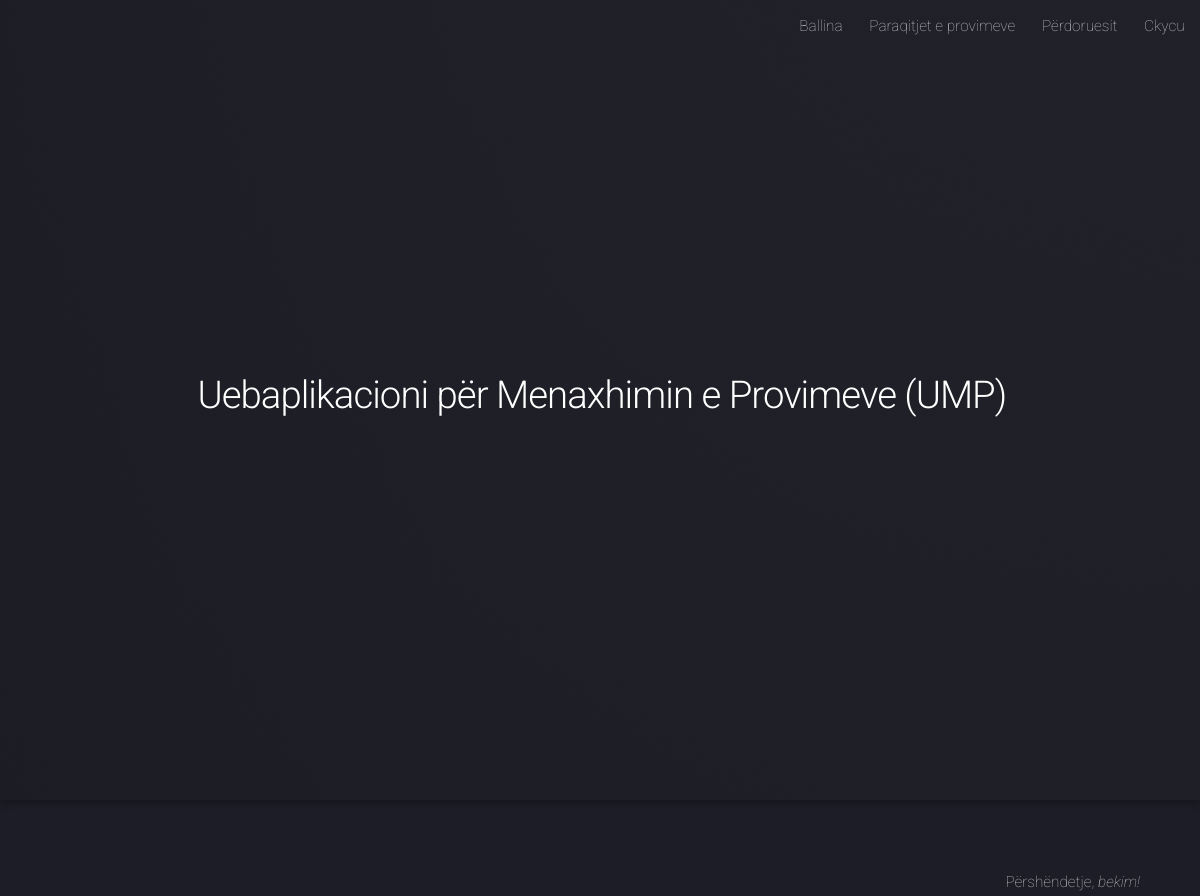
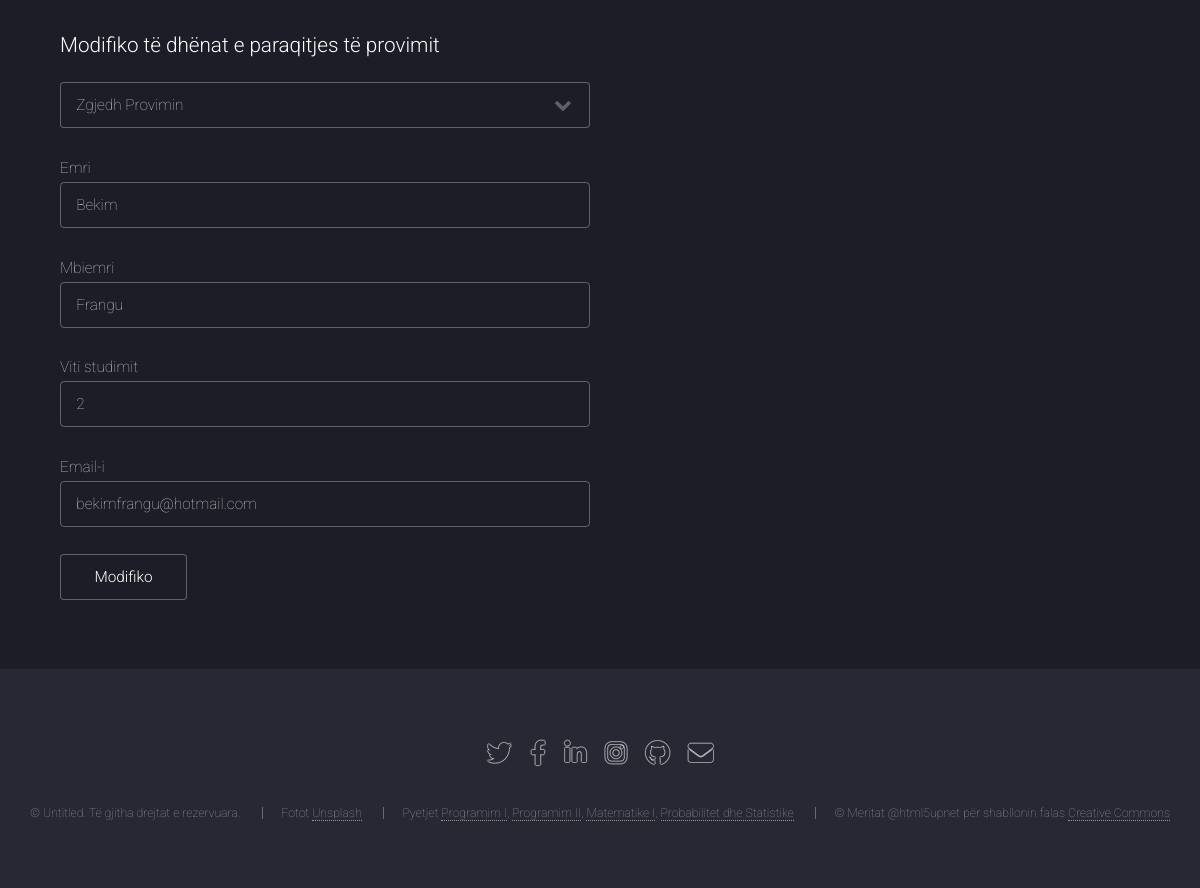
The app's page /ModuliAdministratorit/modifiko_paraqitjetProvimeve.php?ID_Paraqitja=5 (signed in) with its own data (2 pictures, top to bottom).
### tables this page shows
CREATE TABLE `ump_informacionet` (
  `ID_Info` int(11) NOT NULL,
  `Shenimi` varchar(100) NOT NULL,
  `Shpjegimi` varchar(10000) NOT NULL,
  `Pjesa_Faqes` varchar(50) NOT NULL
);

CREATE TABLE `ump_perdoruesit` (
  `ID_Perdoruesi` int(11) NOT NULL,
  `Emri_Perdoruesi` varchar(30) NOT NULL,
  `Fjalekalimi_Perdoruesi` varchar(30) NOT NULL,
  `Adresa_Perdoruesi` varchar(50) NOT NULL,
  `Email_Perdoruesi` varchar(50) NOT NULL
);

CREATE TABLE `ump_paraqitjet_provimeve` (
  `ID_Paraqitja` int(11) NOT NULL,
  `Emri_Paraqitesi` varchar(50) NOT NULL,
  `Mbiemri_Paraqitesi` varchar(50) NOT NULL,
  `Viti_Studimit_Paraqitesi` int(10) NOT NULL,
  `Email_Paraqitesi` varchar(50) NOT NULL,
  `ID_Prov` int(11) NOT NULL
);

### ModuliAdministratorit/kontrollo.php (called while the page is built, shortened)
<?php
include('konfiguro.php');
$kontrollo_perdorues=$_SESSION['Emri_Perdoruesi'];
$starto_deklarate = mysqli_query($lidhu,"SELECT Emri_Perdoruesi FROM ump_perdoruesit WHERE Emri_Perdoruesi='$kontrollo_perdorues' ");
$rreshti=mysqli_fetch_array($starto_deklarate,MYSQLI_ASSOC);
$kycu_perdorues=$rreshti['Emri_Perdoruesi'];
?>

### ModuliAdministratorit/modifiko_paraqitjetProvimeve.php (the view, shortened to what this page needs)
<?php
include("kontrollo.php");
?>
<?php
include_once("konfiguro.php");
?>
<?php
$ID_Paraqitja = $_GET['ID_Paraqitja'];
$rezultati = mysqli_query($lidhu,"SELECT * FROM ump_paraqitjet_provimeve WHERE ID_Paraqitja=$ID_Paraqitja");
while($rezultat = mysqli_fetch_array($rezultati))
{
	$Emri_Paraqitesi = $rezultat['Emri_Paraqitesi'];
	$Mbiemri_Paraqitesi=$rezultat['Mbiemri_Paraqitesi'];
	$Viti_Studimit_Paraqitesi = $rezultat['Viti_Studimit_Paraqitesi'];
	$Email_Paraqitesi = $rezultat['Email_Paraqitesi'];
}
?>
<!DOCTYPE HTML>
<html>
	<head>
		<link rel="stylesheet" href="assets/css/main.css" />
	</head>
	<body class="is-preload landing">
		<div id="page-wrapper">
				<header id="header">
					<?php include_once("meny.php"); ?>
			</header>
		<?php include_once("fillimi_faqes.php"); ?>
		<div id="main" class="wrapper style1">
			<div class="container">
						<section>
							<p style="text-align:right;">Përshëndetje, <em><?php  echo $kycu_perdorues;?>!</em></p>
						</section>
					<section>
							<form  name="form1" method="post" action="modifiko_paraqitjetProvimeve.php">
								<h3>Modifiko të dhënat e paraqitjes të provimit</h3>
									<div class="row gtr-uniform gtr-50">
									<div class="col-6 col-52-xsmall">
									<select name="ID_Prov">
												<option selected="selected">Zgjedh Provimin</option>
										</select>
								<br>
									Emri
									<input type="text" name="Emri_Paraqitesi" value='<?php echo $Emri_Paraqitesi;?>'   required />
									<br>
									Mbiemri
									<input type="text" name="Mbiemri_Paraqitesi" value='<?php echo $Mbiemri_Paraqitesi;?>'   required />
									<br >
									Viti studimit
									<input type="text" name="Viti_Studimit_Paraqitesi" value='<?php echo $Viti_Studimit_Paraqitesi;?>'   required />
									<br >
									Email-i
									<input type="email" name="Email_Paraqitesi" value='<?php echo $Email_Paraqitesi;?>'   required />
									<br >
									<input type="submit" name="modifiko_paraqitjetProvimeve" value="Modifiko">
								</div>
							</div>
							</form>
					</section>
			</div>
		</div>
				<?php include_once("fundi_faqes.php"); ?>
		</div>
	</body>
</html>

### ModuliAdministratorit/meny.php (shortened to what this page needs)
<?php
	$rezultati = mysqli_query($lidhu, "SELECT * FROM ump_informacionet WHERE Pjesa_Faqes='Meny_Administratori'");
	while ($rreshti = mysqli_fetch_assoc($rezultati)) {
	  extract($rreshti);
		 echo $Shpjegimi;
		}
?>

### ModuliAdministratorit/fillimi_faqes.php (shortened to what this page needs)
		<?php
				$rezultati = mysqli_query($lidhu, "SELECT * FROM ump_informacionet WHERE Pjesa_Faqes='Fillimi'");
				while ($rreshti = mysqli_fetch_assoc($rezultati)) {
				  extract($rreshti);
		?>
	<section id="banner">
			<div class="content">
				<header>
					<h2><?php echo $Shenimi ?></h2>
				</header>
			</div>
	</section>
<?php } ?>

### ModuliAdministratorit/fundi_faqes.php (shortened to what this page needs)
<footer id="footer">
		<ul class="icons">
					<?php
								$rezultati = mysqli_query($lidhu, "SELECT * FROM ump_informacionet WHERE Pjesa_Faqes='Fundi_RrjetetSociale'");
								while ($rreshti = mysqli_fetch_assoc($rezultati)) {
								  extract($rreshti);
					?>
					<?php echo $Shpjegimi; ?>
					<?php } ?>
		</ul>
		<ul class="copyright">
						<?php
						$rezultati = mysqli_query($lidhu, "SELECT * FROM ump_informacionet WHERE Pjesa_Faqes='Fundi_EdrejtaAutoriale'");
						while ($rreshti = mysqli_fetch_assoc($rezultati)) {
						  extract($rreshti);
						?>
			<?php echo $Shpjegimi; ?>
					<?php } ?>
		</ul>
</footer>

### records on screen
ump_informacionet: Shpjegimi "Ballina Paraqitjet e provimeve Përdoruesit Ckycu"
ump_informacionet: Shenimi "Uebaplikacioni për Menaxhimin e Provimeve (UMP)"
ump_perdoruesit: Emri_Perdoruesi "bekim"
ump_paraqitjet_provimeve: Emri_Paraqitesi "Bekim", Mbiemri_Paraqitesi "Frangu", Viti_Studimit_Paraqitesi "2", Email_Paraqitesi "bekimfrangu@hotmail.com"
ump_informacionet: Shpjegimi "© Untitled. Të gjitha drejtat e rezervuara. Fotot Unsplash Pyetjet Programim I , Programim II , Matematike I , Probabilitet dhe Statistike © Meritat @html5upnet për shabllonin falas Creative Commons"
